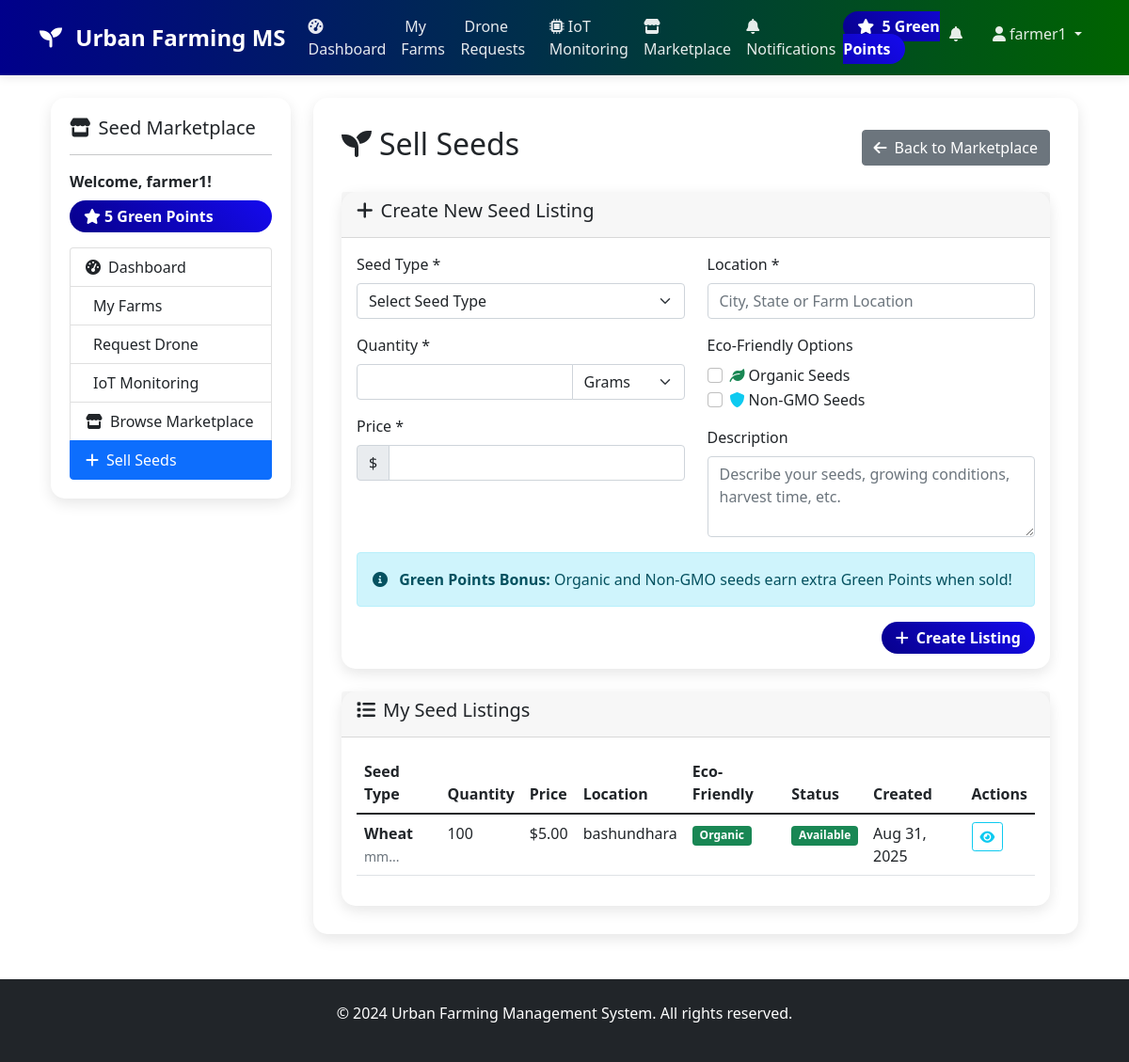
Screenshot of /sell_seeds.php (signed in) with the database file from the repository.
### tables this page shows
CREATE TABLE `seed_listings` (
  `id` int(11) NOT NULL,
  `seller_id` int(11) NOT NULL,
  `seed_type` varchar(100) NOT NULL,
  `quantity` int(11) NOT NULL,
  `price` decimal(10,2) NOT NULL,
  `location` varchar(255) NOT NULL,
  `is_organic` tinyint(1) DEFAULT 0,
  `is_non_gmo` tinyint(1) DEFAULT 0,
  `description` text DEFAULT NULL,
  `status` enum('pending','available','sold') DEFAULT 'pending',
  `approved_by` int(11) DEFAULT NULL,
  `approved_at` timestamp NULL DEFAULT NULL,
  `notes` text DEFAULT NULL,
  `buyer_id` int(11) DEFAULT NULL,
  `green_points_earned_seller` int(11) DEFAULT 0,
  `green_points_earned_buyer` int(11) DEFAULT 0,
  `created_at` timestamp NOT NULL DEFAULT current_timestamp(),
  `updated_at` timestamp NOT NULL DEFAULT current_timestamp() ON UPDATE current_timestamp()
);

### sell_seeds.php (the view, shortened to what this page needs)
<?php
$database = new Database();
$db = $database->getConnection();
$listings_query = "SELECT * FROM seed_listings WHERE seller_id = ? ORDER BY created_at DESC";
$listings_stmt = $db->prepare($listings_query);
$listings_stmt->execute([$_SESSION['user_id']]);
$user_listings = $listings_stmt->fetchAll(PDO::FETCH_ASSOC);
include 'includes/header.php';
?>
<div class="container-fluid">
    <div class="row">
        <div class="col-md-3">
            <div class="sidebar">
                <h5><i class="fas fa-store me-2"></i>Seed Marketplace</h5>
                <hr>
                <div class="mb-3">
                    <strong>Welcome, <?php echo $_SESSION['username']; ?>!</strong>
                    <div class="green-points mt-2">
                        <i class="fas fa-star me-1"></i><?php echo $_SESSION['green_points']; ?> Green Points
                    </div>
                </div>
                <div class="list-group">
                    <a href="farmer_dashboard.php" class="list-group-item list-group-item-action">
                        <i class="fas fa-tachometer-alt me-2"></i>Dashboard
                    </a>
                    <a href="farm_requests.php" class="list-group-item list-group-item-action">
                        <i class="fas fa-farm me-2"></i>My Farms
                    </a>
                    <a href="request_drone.php" class="list-group-item list-group-item-action">
                        <i class="fas fa-drone me-2"></i>Request Drone
                    </a>
                    <a href="iot_monitoring.php" class="list-group-item list-group-item-action">
                        <i class="fas fa-sensor me-2"></i>IoT Monitoring
                    </a>
                    <a href="marketplace.php" class="list-group-item list-group-item-action">
                        <i class="fas fa-store me-2"></i>Browse Marketplace
                    </a>
                    <a href="sell_seeds.php" class="list-group-item list-group-item-action active">
                        <i class="fas fa-plus me-2"></i>Sell Seeds
                    </a>
                </div>
            </div>
        </div>
        <div class="col-md-9">
            <div class="main-content">
                <div class="d-flex justify-content-between align-items-center mb-4">
                    <h2><i class="fas fa-seedling me-2"></i>Sell Seeds</h2>
                    <a href="marketplace.php" class="btn btn-secondary">
                        <i class="fas fa-arrow-left me-2"></i>Back to Marketplace
                    </a>
                </div>
                <div class="card mb-4">
                    <div class="card-header">
                        <h5><i class="fas fa-plus me-2"></i>Create New Seed Listing</h5>
                    </div>
                    <div class="card-body">
                        <form method="POST">
                            <div class="row">
                                <div class="col-md-6">
                                    <div class="mb-3">
                                        <label for="seed_type" class="form-label">Seed Type *</label>
                                        <select class="form-select" id="seed_type" name="seed_type" required>
                                            <option value="">Select Seed Type</option>
                                        </select>
                                    </div>
                                    <div class="mb-3">
                                        <label for="quantity" class="form-label">Quantity *</label>
                                        <div class="input-group">
                                            <input type="number" class="form-control" id="quantity" name="quantity" min="1" required>
                                            <select class="form-select" id="quantity_unit" name="quantity_unit" style="max-width: 120px;">
                                                <option value="grams">Grams</option>
                                            </select>
                                        </div>
                                    </div>
                                    <div class="mb-3">
                                        <label for="price" class="form-label">Price *</label>
                                        <div class="input-group">
                                            <span class="input-group-text">$</span>
                                            <input type="number" class="form-control" id="price" name="price" min="0.01" step="0.01" required>
                                        </div>
                                    </div>
                                </div>
                                <div class="col-md-6">
                                    <div class="mb-3">
                                        <label for="location" class="form-label">Location *</label>
                                        <input type="text" class="form-control" id="location" name="location" required
                                               placeholder="City, State or Farm Location"
                                               list="farm-locations">
                                    </div>
                                    <div class="mb-3">
                                        <label class="form-label">Eco-Friendly Options</label>
                                        <div class="form-check">
                                            <input class="form-check-input" type="checkbox" id="is_organic" name="is_organic">
                                            <label class="form-check-label" for="is_organic">
                                                <i class="fas fa-leaf text-success me-1"></i>Organic Seeds
                                            </label>
                                        </div>
                                        <div class="form-check">
                                            <input class="form-check-input" type="checkbox" id="is_non_gmo" name="is_non_gmo">
                                            <label class="form-check-label" for="is_non_gmo">
                                                <i class="fas fa-shield-alt text-info me-1"></i>Non-GMO Seeds
                                            </label>
                                        </div>
                                    </div>
                                    <div class="mb-3">
                                        <label for="description" class="form-label">Description</label>
                                        <textarea class="form-control" id="description" name="description" rows="3"
                                                  placeholder="Describe your seeds, growing conditions, harvest time, etc."></textarea>
                                    </div>
                                </div>
                            </div>
                            <div class="row">
                                <div class="col-12">
                                    <div class="alert alert-info">
                                        <i class="fas fa-info-circle me-2"></i>
                                        <strong>Green Points Bonus:</strong> Organic and Non-GMO seeds earn extra Green Points when sold!
                                    </div>
                                </div>
                            </div>
                            <div class="text-end">
                                <button type="submit" class="btn btn-blue-color">
                                    <i class="fas fa-plus me-2"></i>Create Listing
                                </button>
                            </div>
                        </form>
                    </div>
                </div>
                <div class="card">
                    <div class="card-header">
                        <h5><i class="fas fa-list me-2"></i>My Seed Listings</h5>
                    </div>
                    <div class="card-body">
                        <?php if(empty($user_listings)): ?>
                            <div class="text-center py-4">
                                <i class="fas fa-seedling fa-3x text-muted mb-3"></i>
                                <p class="text-muted">You haven't created any seed listings yet.</p>
                                <p class="text-muted">Create your first listing above to start earning Green Points!</p>
                            </div>
                        <?php else: ?>
                            <div class="table-responsive">
                                <table class="table table-hover">
                                    <thead>
                                        <tr>
                                            <th>Seed Type</th>
                                            <th>Quantity</th>
                                            <th>Price</th>
                                            <th>Location</th>
                                            <th>Eco-Friendly</th>
                                            <th>Status</th>
                                            <th>Created</th>
                                            <th>Actions</th>
                                        </tr>
                                    </thead>
                                    <tbody>
                                        <?php foreach($user_listings as $listing): ?>
                                            <tr>
                                                <td>
                                                    <strong><?php echo ucfirst(htmlspecialchars($listing['seed_type'])); ?></strong>
                                                    <?php if(isset($listing['description']) && $listing['description']): ?>
                                                        <br>
                                                        <small class="text-muted"><?php echo htmlspecialchars(substr($listing['description'], 0, 50)); ?>...</small>
                                                    <?php endif; ?>
                                                </td>
                                                <td><?php echo number_format($listing['quantity']); ?></td>
                                                <td>$<?php echo number_format($listing['price'], 2); ?></td>
                                                <td><?php echo htmlspecialchars($listing['location']); ?></td>
                                                <td>
                                                    <?php if($listing['is_organic']): ?>
                                                        <span class="badge bg-success me-1">Organic</span>
                                                    <?php endif; ?>
                                                </td>
                                                <td>
                                                    <?php if($listing['status'] == 'pending'): ?>
                                                        <span class="badge bg-warning">Pending Review</span>
                                                    <?php elseif($listing['status'] == 'available'): ?>
                                                        <span class="badge bg-success">Available</span>
                                                    <?php elseif($listing['status'] == 'sold'): ?>
                                                        <span class="badge bg-secondary">Sold</span>
                                                    <?php endif; ?>
                                                </td>
                                                <td><?php echo date('M j, Y', strtotime($listing['created_at'])); ?></td>
                                                <td>
                                                    <div class="btn-group" role="group">
                                                        <button type="button" class="btn btn-sm btn-outline-info" data-bs-toggle="modal" data-bs-target="#listingModal"
                                                                data-listing-data='<?php echo json_encode($listing); ?>'>
                                                            <i class="fas fa-eye"></i>
                                                        </button>
                                                    </div>
                                                </td>
                                            </tr>
                                        <?php endforeach; ?>
                                    </tbody>
                                </table>
                            </div>
                        <?php endif; ?>
                    </div>
                </div>
            </div>
        </div>
    </div>
</div>
<?php include 'includes/footer.php'; ?>

### includes/header.php (style rules this page uses)
:root { --primary-color: #2E8B57; --secondary-color: #90EE90; --accent-color: #32CD32; --dark-green: #006400; --light-green: #98FB98; --blue-color: #00008B; --text-color:rgb(255, 255, 255); --gray-color:rgb(0, 0, 0); }
body { font-family: 'Segoe UI', Tahoma, Geneva, Verdana, sans-serif; }
.card { border: none; border-radius: 15px; box-shadow: 0 5px 15px rgba(0,0,0,0.1); transition: transform 0.3s ease; }
.btn-blue-color { background: linear-gradient(45deg, var(--primary-color), var(--accent-color)); border: none; border-radius: 25px; padding: 10px 25px; transition: all 0.3s ease; }
.green-points { background: linear-gradient(45deg,rgb(7, 0, 139),rgb(21, 10, 238)); color:white; padding: 5px 15px; border-radius: 20px; font-weight: bold; }
.btn-blue-color { background: linear-gradient(45deg,rgb(7, 0, 139),rgb(21, 10, 238)); color:white; padding: 5px 15px; border-radius: 20px; font-weight: bold; }
.sidebar { background: white; border-radius: 15px; padding: 20px; box-shadow: 0 5px 15px rgba(0,0,0,0.1); }
.main-content { background: white; border-radius: 15px; padding: 30px; box-shadow: 0 5px 15px rgba(0,0,0,0.1); }

### rows the page displays
seed_listings: seed_type "Wheat", description "mm", quantity "100", price "5.00", location "bashundhara", is_organic "Organic", status "Available", created_at "Aug 31, 2025"

### other values shown
$_SESSION['green_points'] "5"
$_SESSION['username'] "farmer1"
